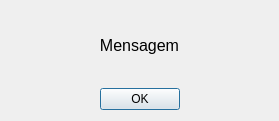
<?xml version="1.0" encoding="UTF-8"?>
<ui version="4.0">
 <class>Dialog</class>
 <widget class="QDialog" name="Dialog">
  <property name="geometry">
   <rect>
    <x>0</x>
    <y>0</y>
    <width>279</width>
    <height>121</height>
   </rect>
  </property>
  <property name="windowTitle">
   <string>Mensagem</string>
  </property>
  <widget class="QWidget" name="verticalLayoutWidget">
   <property name="geometry">
    <rect>
     <x>9</x>
     <y>9</y>
     <width>261</width>
     <height>101</height>
    </rect>
   </property>
   <layout class="QVBoxLayout" name="verticalLayout">
    <item>
     <widget class="QLabel" name="labelMsg">
      <property name="font">
       <font>
        <family>Arial</family>
        <pointsize>12</pointsize>
       </font>
      </property>
      <property name="layoutDirection">
       <enum>Qt::LeftToRight</enum>
      </property>
      <property name="text">
       <string>Mensagem</string>
      </property>
      <property name="alignment">
       <set>Qt::AlignCenter</set>
      </property>
     </widget>
    </item>
    <item>
     <layout class="QHBoxLayout" name="horizontalLayout">
      <item>
       <spacer name="horizontalSpacer">
        <property name="orientation">
         <enum>Qt::Horizontal</enum>
        </property>
        <property name="sizeHint" stdset="0">
         <size>
          <width>40</width>
          <height>20</height>
         </size>
        </property>
       </spacer>
      </item>
      <item>
       <widget class="QPushButton" name="btnOK">
        <property name="text">
         <string>OK</string>
        </property>
       </widget>
      </item>
      <item>
       <spacer name="horizontalSpacer_2">
        <property name="orientation">
         <enum>Qt::Horizontal</enum>
        </property>
        <property name="sizeHint" stdset="0">
         <size>
          <width>40</width>
          <height>20</height>
         </size>
        </property>
       </spacer>
      </item>
     </layout>
    </item>
   </layout>
  </widget>
 </widget>
 <resources/>
 <connections/>
</ui>
